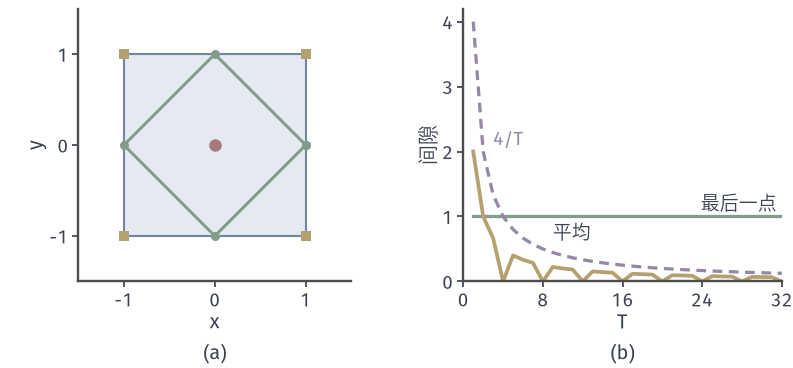

Here is the Python script that generated this plot:
from pathlib import Path
import sys
for _p in Path(__file__).resolve().parents:
    if (_p/"minimax-common").is_dir(): sys.path.insert(0, str(_p/"minimax-common")); break
from mm_fig import *
HERE = Path(__file__).resolve().parent
# Extragradient with alpha=1/L=1 on f=xy over the box: last iterates cycle, averages converge.
fig, axes = figure(width_mm=112, height_mm=52, ncols=2)
panels(fig, .07, .985, .975, .235, .28)
P = lambda z: np.clip(z, -1, 1); F = lambda z: np.array([z[1], -z[0]])
z = np.array([1., 0]); Zs = [z]; Ts = []
for t in range(32):
    w = P(z-F(z)); z = P(z-F(w)); Ts.append(w); Zs.append(z)
Zs = np.array(Zs); Ts = np.array(Ts); gap = lambda v: np.abs(v[..., 0])+np.abs(v[..., 1])
ax = axes[0]; setup(ax, (-1.5, 1.5), (-1.5, 1.5), (-1, 0, 1), (-1, 0, 1), equal=True)
ax.fill([-1, 1, 1, -1], [-1, -1, 1, 1], facecolor=BLUE_FILL, edgecolor=BLUE, lw=.85, zorder=0)
path(ax, Zs[:5], GREEN, ms=3.6); ax.plot(Ts[:4, 0], Ts[:4, 1], 's', color=YELLOW, ms=4, mew=0, zorder=6); dot(ax, (0, 0))
ax = axes[1]; T = np.arange(1, 33); avg = np.cumsum(Ts, axis=0)/T[:, None]
setup(ax, (0, 32), (0, 4.2), (0, 8, 16, 24, 32), (0, 1, 2, 3, 4), xl='$T$', yl='间隙')
ax.plot(T, gap(Zs[1:]), color=GREEN, lw=1.3); ax.plot(T, gap(avg), color=YELLOW, lw=1.5); ax.plot(T, 4/T, color=PURPLE, lw=1.3, ls=(0, (3, 2)))
ax.text(31.5, 1.1, '最后一点', fontsize=7.5, ha='right'); ax.text(9, .65, '平均', fontsize=7.5, color=INK); ax.text(3.0, 2.1, '$4/T$', fontsize=7.5, color=PURPLE)
tags(fig, axes)
save(fig, HERE, 'figure', {'f': 'xy', 'alpha': 1, 'Z': '[-1,1]^2', 'bound': '4/T'})
print(Zs[:5], Ts[:4], gap(avg)[:8])
